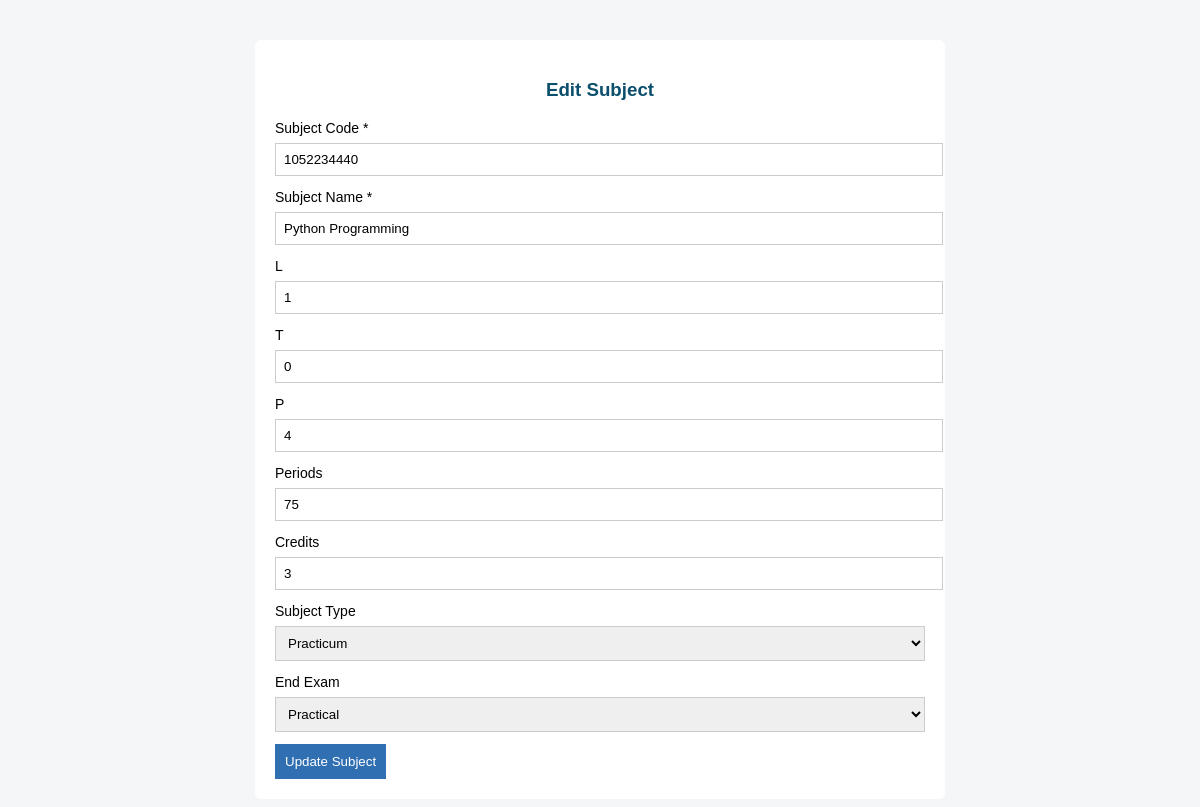
Page /edit_subject.php?subject_code=1052234440 (signed in) on the committed database.
### tables this page shows
CREATE TABLE subjects (
    subject_code VARCHAR(20) PRIMARY KEY,
    course_code VARCHAR(4) NOT NULL,

    semester_number INT NOT NULL,
    subject_name VARCHAR(100) NOT NULL,

    L INT DEFAULT 0,
    T INT DEFAULT 0,
    P INT DEFAULT 0,

    min_pass_percentage DECIMAL(5,2) DEFAULT 35.00,
    max_percentage DECIMAL(5,2) DEFAULT 100.00,

    periods INT DEFAULT 0,
    credits INT DEFAULT 0,

    regulation VARCHAR(20) NOT NULL,

    subject_type ENUM(
        'Theory',
        'Practicum',
        'Practical/Lab',
        'Elective',
        'Project/Internship',
        'Advanced Skill Certification',
        'Integrated Learning Experience'
    ),

    end_exam ENUM('Theory','Practical','Project','NA') DEFAULT 'Theory',

    elective_type ENUM(
        'None',
        'Elective 1',
        'Elective 2',
        'Elective 3 (Pathway)',
        'Elective 4 (Specialisation)'
    ) DEFAULT 'None',

    FOREIGN KEY (course_code) REFERENCES courses(course_code)
);

### edit_subject.php (the view, shortened to what this page needs)
<?php
include("../includes/db.php");
$subject_code = $_GET['subject_code'] ?? '';
$subject = mysqli_fetch_assoc(mysqli_query(
    $conn,
    "SELECT * FROM subjects WHERE subject_code='$subject_code'"
));
?>
<!DOCTYPE html>
<html>
<head>
</head>
<body>
<div class="box">
<h3>Edit Subject</h3>
<form method="post" action="update_subject.php">
<label>Subject Code *</label>
<input
    type="text"
    name="subject_code"
    maxlength="10"
    value="<?= $subject['subject_code'] ?>"
    inputmode="numeric"
    oninput="this.value=this.value.replace(/[^0-9]/g,'')"
    required
>
<label>Subject Name *</label>
<input
    type="text"
    name="subject_name"
    maxlength="40"
    value="<?= $subject['subject_name'] ?>"
    oninput="this.value=this.value.replace(/[^A-Za-z ]/g,'')"
    required
>
<label>L</label>
<input type="number" name="L" value="<?= $subject['L'] ?>">
<label>T</label>
<input type="number" name="T" value="<?= $subject['T'] ?>">
<label>P</label>
<input type="number" name="P" value="<?= $subject['P'] ?>">
<label>Periods</label>
<input type="number" name="periods" value="<?= $subject['periods'] ?>">
<label>Credits</label>
<input type="number" name="credits" value="<?= $subject['credits'] ?>">
<label>Subject Type</label>
<select name="subject_type">
<option <?= $subject['subject_type']=='Practicum'?'selected':'' ?>>Practicum</option>
</select>
<label>End Exam</label>
<select name="end_exam">
<option <?= $subject['end_exam']=='Practical'?'selected':'' ?>>Practical</option>
</select>
<button type="submit">Update Subject</button>
</form>
</div>
</body>
</html>

### edit_subject.php (style rules this page uses)
body { font-family:Arial;background:#f4f6f8; }
.box { width:650px; margin:40px auto; background:#fff; padding:20px; border-radius:6px; }
h3 { text-align:center;color:#0B4F6C; }
label { font-size:14px; }
input,select { width:100%; padding:8px; margin:6px 0 12px; border:1px solid #ccc; }
button { padding:10px; background:#2F6FB2; color:#fff; border:none; cursor:pointer; }

### rows in the picture
subjects: subject_code "1052234440", subject_name "Python Programming", L "1", T "0", P "4", periods "75", credits "3", subject_type "Practicum", end_exam "Practical"
